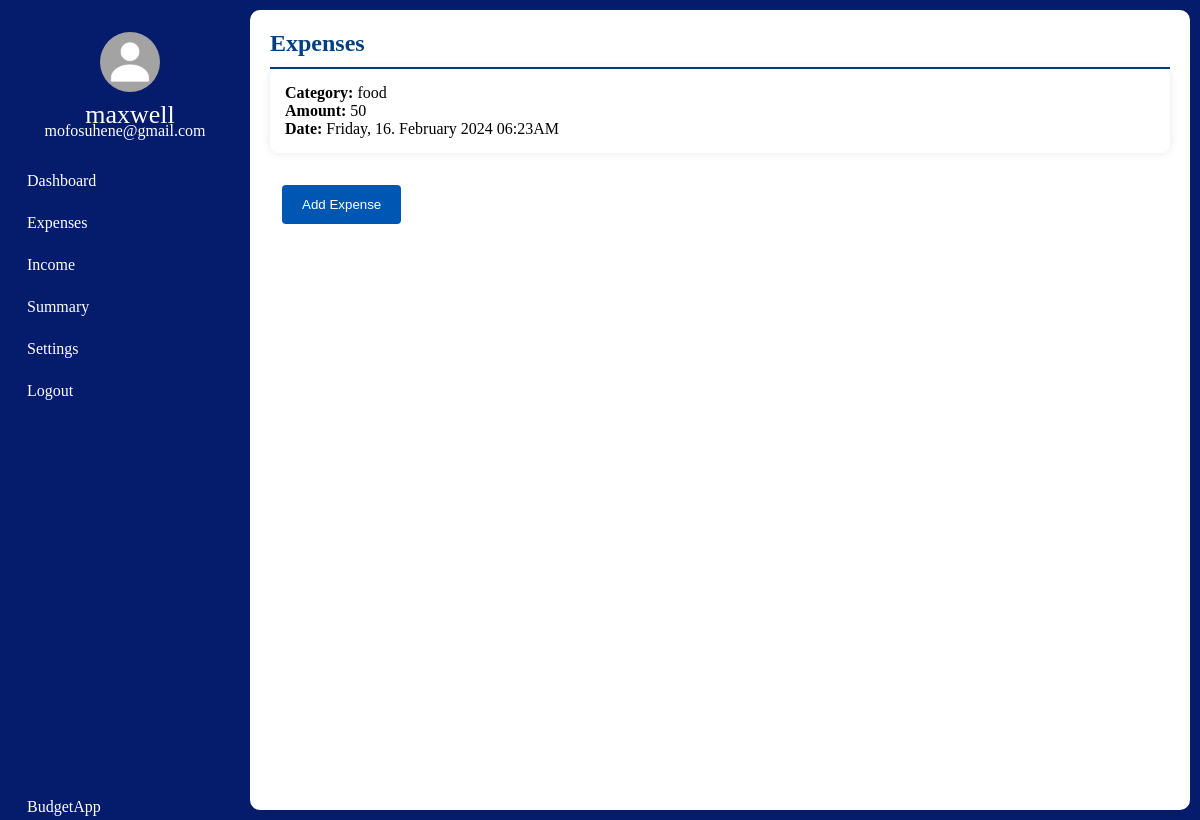
The app's page /expenses/1 (signed in), older data.
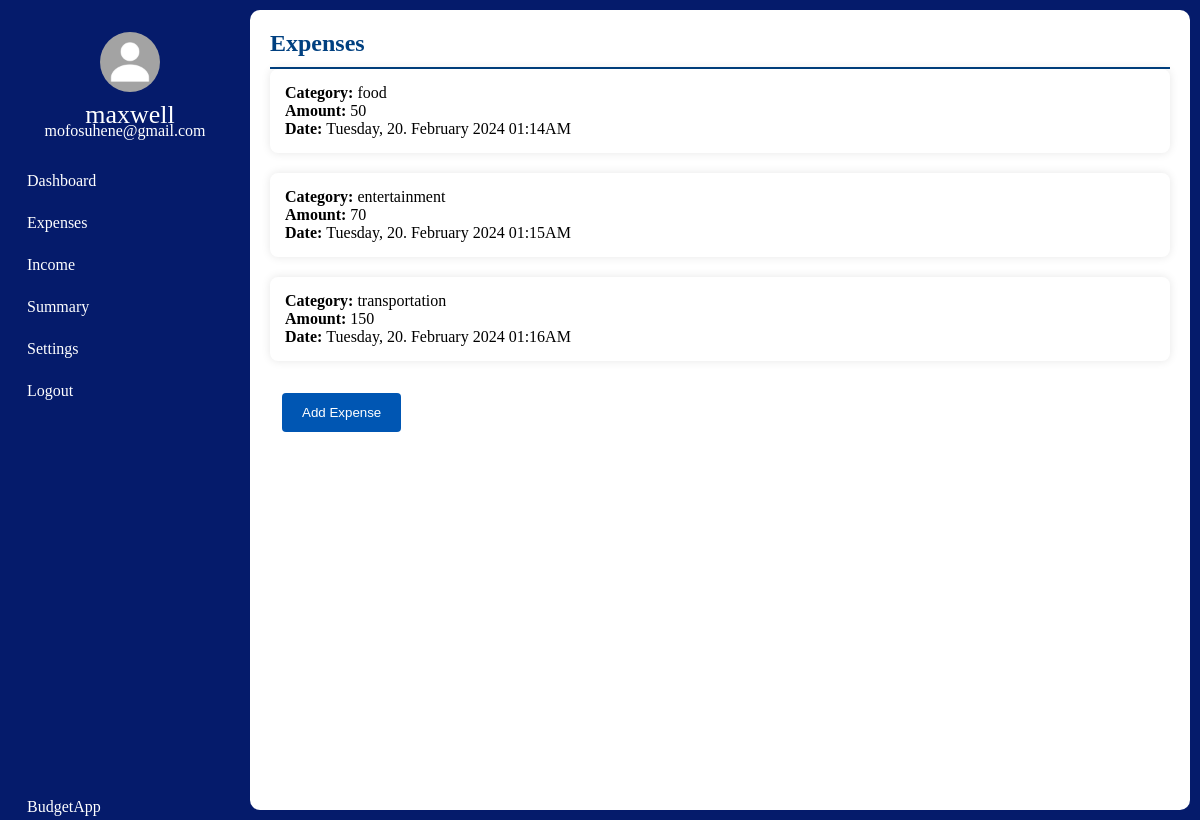
The same page, newer data.
### tables this page shows
CREATE TABLE Expenses(
                id INTEGER PRIMARY KEY AUTOINCREMENT,
                Category TEXT NOT NULL,
                Expense INTEGER NOT NULL,
                Date TEXT NOT NULL,
                DayOfWeek TEXT NOT NULL,
                Month INTEGER NOT NULL,
                User_id INTEGER ,
                FOREIGN KEY (User_id) REFERENCES User (id)
                );

### app.py (the view)
@app.get("/expenses/<int:id>")
def expenses(id):
    user = get_current_user()
    if user is not None:
        db_connection = get_db()
        cursor = db_connection.cursor()
        cursor.execute("SELECT User_First_Name, User_Last_Name, User_Email FROM User WHERE id = ?", (id,))
        user_data = cursor.fetchone()
        first_name = user_data[0]
        user_email = user_data[2]
        entries = cursor.execute("SELECT User_First_Name,User_Email,Category, Expense, Date FROM Expenses JOIN User on Expenses.User_id == User.id WHERE User_id = ?", (id,))
        return render_template("expenses.html", id=id, entries=entries, first_name=first_name, user_email=user_email)
    return render_template("index.html")

### app.py (called while the page is built)
def get_current_user():
    user = None
    if "user" in session:
        user = session["user"]
        with get_db() as conn:
            cursor = conn.cursor()
            cursor.execute("SELECT user_Email,User_Password, id FROM User WHERE User_Email = ?", (user,))
            user = cursor.fetchone()
    return user

def get_db():
    connection = sqlite3.connect(DATABASE)
    return connection

### templates/expenses.html (shortened to what this page needs)
<!DOCTYPE html>
<html lang="en">
<head>
    <link rel="stylesheet" href="{{ url_for('static', filename='css/expenses_style.css') }}">
</head>
<body>
  <nav class="nav-bar">
    <ul>
        <li>
            <a href="#" class="logo">
                <div class="user-profile">
                    <img src="{{ url_for('static', filename='images/MyPassportPicture.jpg') }}" alt="User_profile_Pic"/>
                    <span class="nav-item">
                    {{ first_name }}<br>
                    </span>
                    <span class="email">{{ user_email }}</span>
                </div>
            </a>
        </li>
        <li>
            <a href="/dashboard/{{id}}">
                <span class="nav-item menu">
                    Dashboard
                </span>
            </a>
        </li>
        <li>
            <a href="/expenses/{{id}}">
                <span class="nav-item active">
                    Expenses
                </span>
            </a>
        </li>
        <li>
            <a href="/income/{{id}}">
                <span class="nav-item menu">
                    Income
                </span>
            </a>
        </li>
        <li>
            <a href="#">
                <span class="nav-item menu">
                    Summary
                </span>
            </a>
        </li>
        <li>
            <a href="#">
                <span class="nav-item menu">
                    Settings
                </span>
            </a>
        </li>
        <li>
            <a href="{{ url_for('logout') }}">
                <span class="nav-item menu">
                    Logout
                </span>
            </a>
        </li>
        <li>
            <a href="/dashboard" class="applogo">
                <span class="nav-item">
                    BudgetApp
                </span>
            </a>
        </li>
    </ul>
</nav>
<section>
  <div class="white" id="add__section">
    <div class="title">
        <h2>Expenses</h2>
    </div>
    <ul>
      {% for entry in entries %}
      <li id="entries">
        <strong>Category: </strong>{{ entry[2] }} <br>
        <strong>Amount: </strong>{{ entry[3] }} <br>
        <strong>Date: </strong>{{ entry[4] }}</li>
        {% endfor %}
      </ul>
      <a href="/addexpenses/{{id}}">
        <div class="button-container">
          <button type="submit" class="custom-button">Add Expense</button>
        </div>
      </a>
    </div>
    </section>
</body>
</html>

Row changes from the older to the newer data that the page shows:
changed Expenses "food": Date "Friday, 16. February 2024 06:23AM" → "Tuesday, 20. February 2024 01:14AM"
added Expenses: Category "entertainment", Expense "70", Date "Tuesday, 20. February 2024 01:15AM"
added Expenses: Category "transportation", Expense "150", Date "Tuesday, 20. February 2024 01:16AM"
